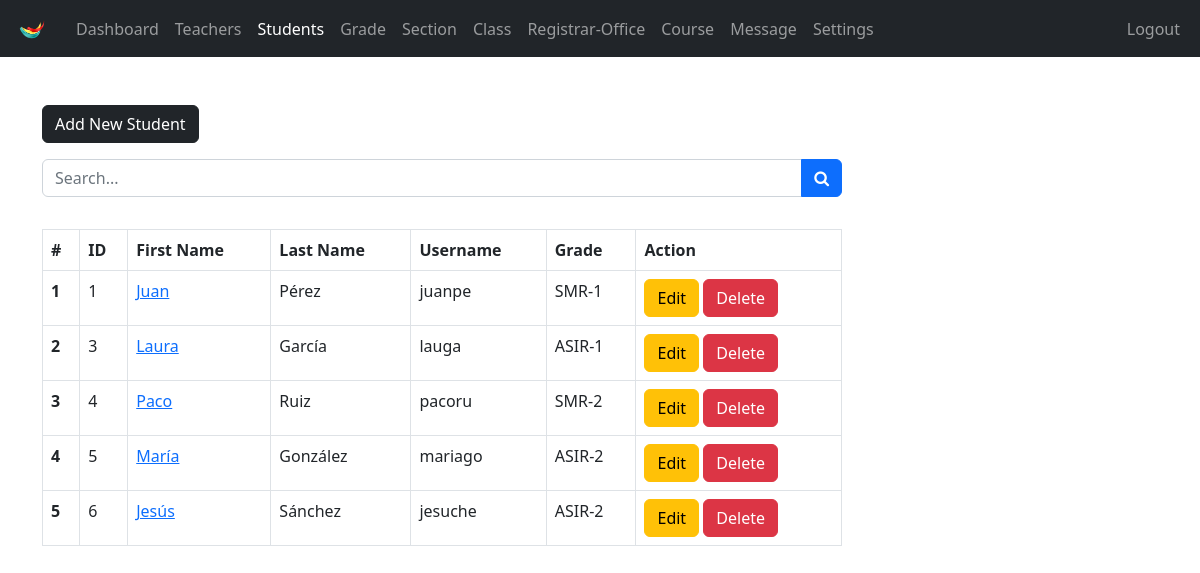
The page /admin/student.php (signed in) on the database its author committed.
### tables this page shows
CREATE TABLE `students` (
  `student_id` int(11) NOT NULL,
  `username` varchar(127) NOT NULL,
  `password` varchar(255) NOT NULL,
  `fname` varchar(127) NOT NULL,
  `lname` varchar(255) NOT NULL,
  `grade` int(11) NOT NULL,
  `section` int(11) NOT NULL,
  `address` varchar(31) NOT NULL,
  `gender` varchar(7) NOT NULL,
  `email_address` varchar(255) NOT NULL,
  `date_of_birth` date NOT NULL,
  `date_of_joined` timestamp NULL DEFAULT current_timestamp(),
  `parent_fname` varchar(127) NOT NULL,
  `parent_lname` varchar(127) NOT NULL,
  `parent_phone_number` varchar(31) NOT NULL
);

CREATE TABLE `grades` (
  `grade_id` int(11) NOT NULL,
  `grade` varchar(31) NOT NULL,
  `grade_code` varchar(7) NOT NULL
);

### admin/data/student.php (called while the page is built, shortened)
<?php
function getAllStudents($conn)
{
    $sql = "SELECT * FROM students";
    $stmt = $conn->prepare($sql);
    $stmt->execute();
    if ($stmt->rowCount() >= 1) {
        $students = $stmt->fetchAll();
        return $students;
    } else {
        return 0;
    }
}

### admin/data/grade.php (called while the page is built, shortened)
<?php
function getGradeById($grade_id, $conn)
{
    $sql = "SELECT * FROM grades
           WHERE grade_id=?";
    $stmt = $conn->prepare($sql);
    $stmt->execute([$grade_id]);
    if ($stmt->rowCount() == 1) {
        $grade = $stmt->fetch();
        return $grade;
    } else {
        return 0;
    }
}

### admin/student.php (the view, shortened to what this page needs)
<?php
if (
    isset($_SESSION['admin_id']) &&
    isset($_SESSION['role'])
) {
    if ($_SESSION['role'] == 'Admin') {
        include "../DB_connection.php";
        include "data/student.php";
        include "data/grade.php";
        $students = getAllStudents($conn);
?>
        <!DOCTYPE html>
        <html lang="en">
        <head>
            <link rel="stylesheet" href="https://cdn.jsdelivr.net/npm/bootstrap@5.2.0/dist/css/bootstrap.min.css">
            <link rel="stylesheet" href="../css/style.css">
            <link rel="stylesheet" href="https://cdnjs.cloudflare.com/ajax/libs/font-awesome/4.7.0/css/font-awesome.min.css">
        </head>
        <body>
            <?php
            include "inc/navbar.php";
            if ($students != 0) {
            ?>
                <div class="container mt-5">
                    <a href="student-add.php" class="btn btn-dark">Add New Student</a>
                    <form action="student-search.php" class="mt-3 n-table" method="get">
                        <div class="input-group mb-3">
                            <input type="text" class="form-control" name="searchKey" placeholder="Search...">
                            <button class="btn btn-primary">
                                <i class="fa fa-search" aria-hidden="true"></i>
                            </button>
                        </div>
                    </form>
                    <div class="table-responsive">
                        <table class="table table-bordered mt-3 n-table">
                            <thead>
                                <tr>
                                    <th scope="col">#</th>
                                    <th scope="col">ID</th>
                                    <th scope="col">First Name</th>
                                    <th scope="col">Last Name</th>
                                    <th scope="col">Username</th>
                                    <th scope="col">Grade</th>
                                    <th scope="col">Action</th>
                                </tr>
                            </thead>
                            <tbody>
                                <?php $i = 0;
                                foreach ($students as $student) {
                                    $i++;  ?>
                                    <tr>
                                        <th scope="row"><?= $i ?></th>
                                        <td><?= $student['student_id'] ?></td>
                                        <td>
                                            <a href="student-view.php?student_id=<?= $student['student_id'] ?>">
                                                <?= $student['fname'] ?>
                                            </a>
                                        </td>
                                        <td><?= $student['lname'] ?></td>
                                        <td><?= $student['username'] ?></td>
                                        <td>
                                            <?php
                                            $grade = $student['grade'];
                                            $g_temp = getGradeById($grade, $conn);
                                            if ($g_temp != 0) {
                                                echo $g_temp['grade_code'] . '-' .
                                                    $g_temp['grade'];
                                            }
                                            ?>
                                        </td>
                                        <td>
                                            <a href="student-edit.php?student_id=<?= $student['student_id'] ?>" class="btn btn-warning">Edit</a>
                                            <a href="student-delete.php?student_id=<?= $student['student_id'] ?>" class="btn btn-danger">Delete</a>
                                        </td>
                                    </tr>
                                <?php } ?>
                            </tbody>
                        </table>
                    </div>
                <?php } else { ?>
                    <div class="alert alert-info .w-450 m-5" role="alert">
                        Empty!
                    </div>
                <?php } ?>
                </div>
        </body>
        </html>
<?php
    } else {
        header("Location: ../login.php");
        exit;
    }
} else {
    header("Location: ../login.php");
    exit;
}
?>

### css/style.css (style rules this page uses)
.n-table { max-width: 800px; }

### rows shown on the page
students: student_id "1", fname "Juan", lname "Pérez", username "juanpe", grades.grade_code "SMR", grades.grade "1"
students: student_id "3", fname "Laura", lname "García", username "lauga", grades.grade_code "ASIR", grades.grade "1"
students: student_id "4", fname "Paco", lname "Ruiz", username "pacoru", grades.grade_code "SMR", grades.grade "2"
students: student_id "5", fname "María", lname "González", username "mariago", grades.grade_code "ASIR", grades.grade "2"
students: student_id "6", fname "Jesús", lname "Sánchez", username "jesuche", grades.grade_code "ASIR", grades.grade "2"
